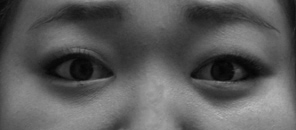
#> input picture Images/Fearful/AF07_FO.jpg, 296 x 130 px; its folder holds only this picture in this run
$ jupyter execute --allow-errors luminance_analysis.ipynb
#> lines starting #> are read from the running program, lines starting #| are printed output that depends on the picture
[cell 1]
# luminance_compare_all_images.py
from pathlib import Path
import numpy as np
from PIL import Image
import pandas as pd
from scipy import stats
import matplotlib.pyplot as plt

# ======= CONFIG =======
# Folders (default mode)
FOLDER_A = r"C:\Users\micha\Desktop\AGNG\Images\Fearful"   # Group A
FOLDER_B = r"C:\Users\micha\Desktop\AGNG\Images\Happy"     # Group B
FOLDER_C1 = r"C:\Users\micha\Desktop\AGNG\Images\Scram1"   # Part of Group C
FOLDER_C2 = r"C:\Users\micha\Desktop\AGNG\Images\Scram2"   # Part of Group C

# OPTIONAL: explicit lists of files. Set to None to use folders.
# Example: LIST_A = [r"C:\path\to\a1.png", r"C:\path\to\a2.jpg"]
LIST_A = None
LIST_B = None
LIST_C = None  # If None, we'll pool FOLDER_C1 + FOLDER_C2

# File extensions to include (semicolon-separated, supports recursive search)
GLOB_PAT = "*.png;*.jpg;*.jpeg;*.tif;*.tiff;*.bmp"

# Output CSV
OUTPUT_CSV = r"C:\Users\micha\Desktop\AGNG\Images\luminance_stats.csv"

# Plot settings
NUM_BINS = 30
PLOT_TITLE = "Per-image mean luminance (A/B/C)"
# ======================


def expand_globs(folder: str, pattern_string: str):
    """Recursively collect files in folder matching all patterns in pattern_string."""
    exts = [p.strip() for p in pattern_string.split(";") if p.strip()]
    paths = []
    base = Path(folder)
    for ext in exts:
        paths.extend(base.rglob(ext))
    # Keep only files (skip directories) and sort for stability
    return sorted([p for p in paths if p.is_file()])


def srgb_to_linear(u):
    """u in [0,1] sRGB → linear RGB (IEC 61966-2-1)."""
    u = np.asarray(u, dtype=np.float32)
    return np.where(u <= 0.04045, u / 12.92, ((u + 0.055) / 1.055) ** 2.4)


def mean_luminance_srgb(image_path, ignore_alpha=True):
    """
    Mean luminance using linearized sRGB and Rec.709 luma:
      Y = 0.2126*R + 0.7152*G + 0.0722*B  (R,G,B are *linear* in [0,1]).
    If image has alpha and ignore_alpha=False, we compute an alpha-weighted mean.
    Returns Y_mean in [0,1].
    """
#> called with image_path = 'Images/Fearful/AF07_FO.jpg', ignore_alpha = True
    im = Image.open(image_path).convert("RGBA")  # normalize handling of alpha
    arr = np.asarray(im).astype(np.float32) / 255.0  # RGBA in [0,1]
    rgb = arr[..., :3]

    if not ignore_alpha and arr.shape[-1] == 4:
        a = arr[..., 3:4]
        rgb_lin = srgb_to_linear(rgb) * a
        Y = 0.2126 * rgb_lin[..., 0] + 0.7152 * rgb_lin[..., 1] + 0.0722 * rgb_lin[..., 2]
        denom = np.maximum(a[..., 0].sum(), 1e-8)
        return float(Y.sum() / denom)

    # Default: ignore alpha, just linearize and average
    rgb_lin = srgb_to_linear(rgb)
#> in srgb_to_linear, `return np.where(u <= 0.04045, u / 12.92, ((u + 0.055) / 1.055) ** 2.4)`:
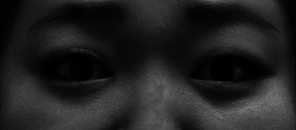
#> returned value: shape (130, 296, 3) float32; min 0.00121, max 0.479, mean 0.13
    Y = 0.2126 * rgb_lin[..., 0] + 0.7152 * rgb_lin[..., 1] + 0.0722 * rgb_lin[..., 2]
    return float(np.mean(Y))


def gather_list_stats(file_list, label, ignore_alpha=True):
    """Compute per-image luminance for an explicit list of files."""
    rows = []
    for p in file_list:
        try:
            y = mean_luminance_srgb(p, ignore_alpha=ignore_alpha)
#> y = 0.13
            rows.append({"file": str(p), "folder": label, "mean_luminance": y})
        except Exception as e:
            rows.append({"file": str(p), "folder": label, "mean_luminance": np.nan, "error": str(e)})
            print(f"[warn] {p}: {e}")
    return pd.DataFrame(rows)


def gather_folder_stats(folder, label, pattern=GLOB_PAT, ignore_alpha=True):
    """Compute per-image luminance for all images found in a folder (recursive)."""
    files = expand_globs(folder, pattern)
    return gather_list_stats([str(p) for p in files], label, ignore_alpha=ignore_alpha)


def summarize_and_tests(df):
    """Print summary stats, omnibus tests, and pairwise Welch t-tests with Cohen's d."""
    print("\nSummary by folder:")
    summ = df.groupby("folder")["mean_luminance"].agg(["count", "mean", "std"])
    print(summ)

    # Extract arrays
    a = df.loc[(df.folder == "A") & df.mean_luminance.notna(), "mean_luminance"].to_numpy()
    b = df.loc[(df.folder == "B") & df.mean_luminance.notna(), "mean_luminance"].to_numpy()
    c = df.loc[(df.folder == "C") & df.mean_luminance.notna(), "mean_luminance"].to_numpy()

    # Omnibus tests
    print("\nOmnibus tests:")
    ok_sizes = (len(a) >= 2) and (len(b) >= 2) and (len(c) >= 2)
    if ok_sizes:
        try:
            F, pA = stats.f_oneway(a, b, c)
            print(f"One-way ANOVA: F={F:.3f}, p={pA:.3g}")
        except Exception as e:
            print(f"ANOVA failed: {e}")

        try:
            H, pK = stats.kruskal(a, b, c)
            print(f"Kruskal–Wallis: H={H:.3f}, p={pK:.3g}")
        except Exception as e:
            print(f"Kruskal–Wallis failed: {e}")
    else:
        print("Not enough data for omnibus tests (need ≥2 per group).")

    # Pairwise Welch t-tests
    def pairwise(g1, g2, l1, l2):
        if len(g1) >= 2 and len(g2) >= 2:
            t, p = stats.ttest_ind(g1, g2, equal_var=False)
            # Cohen's d (pooled SD with unequal n)
            s1 = np.var(g1, ddof=1)
            s2 = np.var(g2, ddof=1)
            n1, n2 = len(g1), len(g2)
            sp = np.sqrt(((n1 - 1) * s1 + (n2 - 1) * s2) / max(n1 + n2 - 2, 1))
            d = (np.mean(g1) - np.mean(g2)) / sp if sp > 0 else np.nan
            print(f"{l1} vs {l2}: Welch t={t:.3f}, p={p:.3g}, d={d:.3f}")
        else:
            print(f"{l1} vs {l2}: Not enough data (need ≥2 each).")

    print("\nPlanned comparisons (Welch):")
    pairwise(a, b, "A", "B")
    pairwise(a, c, "A", "C")
    pairwise(b, c, "B", "C")

    return a, b, c


def plot_histograms(a, b, c, bins=30, title="Per-image mean luminance (A/B/C)"):
    """Plot overlaid histograms for A, B, C if data present."""
    have_any = any(len(x) > 0 for x in (a, b, c))
    if not have_any:
        print("\nNo data to plot.")
        return

    plt.figure(figsize=(9, 4.8))
    if len(a) > 0:
        plt.hist(a, bins=bins, alpha=0.6, label="A", density=True)
    if len(b) > 0:
        plt.hist(b, bins=bins, alpha=0.6, label="B", density=True)
    if len(c) > 0:
        plt.hist(c, bins=bins, alpha=0.6, label="C", density=True)

    plt.xlabel("Mean luminance (linear, 0–1)")
    plt.ylabel("Density")
    plt.title(title)
    plt.legend()
    plt.tight_layout()
    plt.show()


def main():
    # Decide input mode for A and B (lists take precedence if provided)
    if LIST_A is not None:
        dfA = gather_list_stats(LIST_A, "A")
    else:
        dfA = gather_folder_stats(FOLDER_A, "A")
#> dfA = table of 1 rows and 3 columns

    if LIST_B is not None:
        dfB = gather_list_stats(LIST_B, "B")
    else:
        dfB = gather_folder_stats(FOLDER_B, "B")

    # Group C: explicit list if provided, else pool the two folders
    if LIST_C is not None:
        dfC = gather_list_stats(LIST_C, "C")
    else:
        files_C = [str(p) for p in expand_globs(FOLDER_C1, GLOB_PAT)] + \
                  [str(p) for p in expand_globs(FOLDER_C2, GLOB_PAT)]
        # De-duplicate while preserving order
        seen = set()
        pooled = []
        for f in files_C:
            if f not in seen:
                seen.add(f)
                pooled.append(f)
        dfC = gather_list_stats(pooled, "C")

    # Combine and save
    df = pd.concat([dfA, dfB, dfC], ignore_index=True)
#> df = table of 1 rows and 3 columns
    df.to_csv(OUTPUT_CSV, index=False)
    print(f"Saved per-image luminance to:\n  {OUTPUT_CSV}")

    # Summary + tests
    a, b, c = summarize_and_tests(df)
#> a = [0.13]; b = empty array; c = empty array

    # Plot
    plot_histograms(a, b, c, bins=NUM_BINS, title=PLOT_TITLE)
#> in plot_histograms, `have_any = any(len(x) > 0 for x in (a, b, c))`: have_any = True
#> in plot_histograms, `plt.show()`:
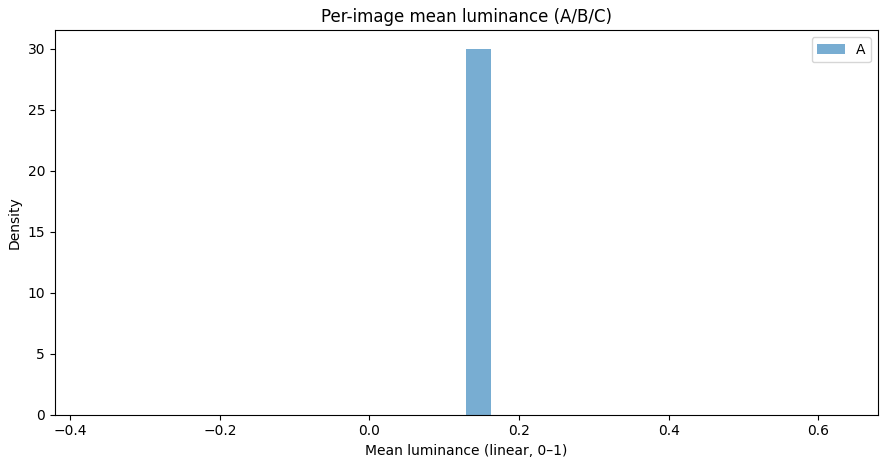
#> figure drawn by matplotlib, 1 panel; tallest bar 30 high, from x = 0.13 to 0.163
#> (the rest of the program and of its run is left out)
